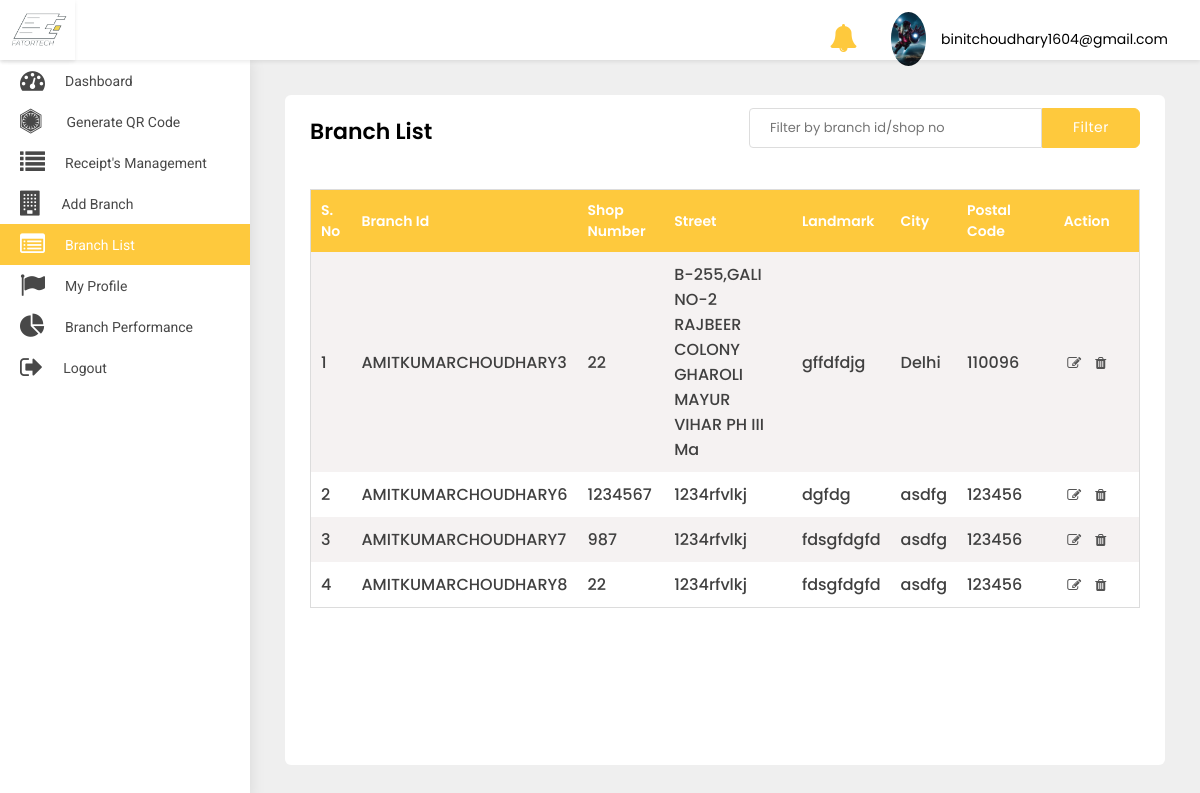
Page /merchant/branch-list/ (signed in) on the committed database.
### src/models.py (models this page shows, shortened)
class User(AbstractBaseUser, PermissionsMixin):
    first_name = models.CharField(default='first name', max_length=100)
    last_name = models.CharField(default='', max_length=100, null=True, blank=True)
    email = models.CharField(default='', max_length=255, unique=True)
    country_code = models.CharField(default='+91', max_length=10)
    phone_number = models.CharField(default='', max_length=18)
    profile_pic = models.ImageField(default='default_profile.png', null=True, blank=True)
    device_token = models.CharField(default='', max_length=500, null=True, blank=True)
    password = models.CharField(default='', max_length=100)
    confirm_password = models.CharField(default='', max_length=100)
    is_merchant = models.BooleanField(default=False)
    is_subadmin = models.BooleanField(default=False)
    created_at = models.DateTimeField(auto_now_add=True)
    is_active = models.BooleanField(default=True)
    is_staff = models.BooleanField(default=False)
    can_manage_merchant = models.BooleanField(default=False)
    can_manage_category = models.BooleanField(default=False)
    can_manage_branch = models.BooleanField(default=False)
    can_manage_receipts = models.BooleanField(default=False)
    can_manage_dashboard = models.BooleanField(default=False)
    objects = UserManager()
    USERNAME_FIELD = 'email'
    class Meta:
        ordering = ('-created_at',)

class Branch(models.Model):
    merchant_name = models.ForeignKey(Merchant, on_delete=models.CASCADE)
    shop_no = models.CharField(default='', max_length=2000)
    street = models.CharField(default='', max_length=2000)
    landmark = models.CharField(default='', max_length=2000)
    city = models.CharField(default='', max_length=2000)
    postal_code = models.CharField(default='', max_length=2000)
    code = models.CharField(default='', max_length=100)

### merchant/views.py (the view)
# urls.py: path('branch-list/', BranchList.as_view(), name='branch-list'),
class BranchList(LoginRequiredMixin, ListView):
    login_url = 'merchant:login'
    model = Branch
    template_name = 'merchant_branch_list.html'
    def get(self, request, *args, **kwargs):
        user = self.request.user
        qs = self.request.GET.get('qs')
        merchant_obj = Merchant.objects.get(email=user.email)
        branches = Branch.objects.filter(merchant_name=merchant_obj)
        if qs:
            search = Branch.objects.filter(merchant_name=merchant_obj).filter(Q(code__icontains=qs) | Q(shop_no__icontains=qs))
            search_count = len(search)
            if search:
                messages.info(self.request, str(search_count) + ' matches found')
                return render(self.request, 'merchant_branch_list.html', {'object_list': search})
            else:
                messages.info(self.request, 'No results found')
                return render(self.request, 'merchant_branch_list.html', {'object_list': search})
        else:
            return render(self.request, 'merchant_branch_list.html', {'object_list': branches})

### merchant/templates/merchant_branch_list.html (shortened to what this page needs)
{% extends 'base-merchant.html' %}
{% block body %}
<div class="WrapperArea">
    <div class="WrapperBox">
        <div class="Small-Wrapper">
            <div class="SearchBox">
                <form action="" method="get">
                    <input type="text" name="qs" placeholder="Filter by branch id/shop no">
                    <button>Filter</button>
                </form>
            </div>
            <h4 class="Title">Branch List</h4>
            <div class="TableList">
                <div class="dragscroll">
                    <table>
                        <thead>
                        <tr>
                            <th>S. No</th>
                            <th>Branch Id</th>
                            <th>Shop Number</th>
                            <th>Street</th>
                            <th>Landmark</th>
                            <th>City</th>
                            <th>Postal Code</th>
                            <th>Action</th>
                        </tr>
                        </thead>
                        <tbody>
                        {% for object in object_list %}
                        <tr>
                            <td>{{forloop.counter}}</td>
                            <td>{{object.code}}</td>
                            <td>{{object.shop_no}}</td>
                            <td>{{object.street}}</td>
                            <td>{{object.landmark}}</td>
                            <td>{{object.city}}</td>
                            <td>{{object.postal_code}}</td>
                            <td>
                                <a href="{% url 'merchant:update-branch' object.id %}"><i class="fa fa-edit"></i></a>
                                <a href="{% url 'merchant:delete-branch' object.id %}"><i class="fa fa-trash"></i></a>
                            </td>
                        </tr>
                        {% endfor %}
                        </tbody>
                    </table>
                </div>
            </div>
        </div>
    </div>
</div>
{% endblock body %}

### merchant/templates/base-merchant.html (shortened to what this page needs)
{% load static %}
<head>
    <link type="text/css" rel="stylesheet" href="{% static 'adminpanel/css/style.css' %}">
    <link rel="stylesheet" href="{% static 'adminpanel/css/media.css' %}">
</head>
<body>
<div class="Header">
    <div class="Logo">
        <img src="{% static 'adminpanel/images/logo.jpg' %}">
    </div>
    <div class="Navigation">
        <div class="header-notifications">
            <a href="{% url 'merchant:notification' %}">
                <i class="fa fa-bell fa-2x" aria-hidden="true"></i>
            </a>
        </div>
        <div class="Avater">
            <a href="javascript:void(0);">
                <figure><img src="{{user.profile_pic.url}}"></figure>
                {{user}} </a>
        </div>
    </div>
</div>
<div class="SidenavBar">
    <ul>
        <li class="nav-item nav-link {% if request.resolver_match.view_name  == 'merchant:dashboard' %}active{% endif %}">
            <a href="{% url 'merchant:dashboard'  %}">
                <span><i class="fa fa-tachometer"></i></span> Dashboard
            </a>
        </li>
        <li class="nav-item nav-link {% if request.resolver_match.view_name  == 'merchant:create-order' %}active{% endif %}">
            <a href="{% url 'merchant:create-order'  %}">
                <span><i class="fa fa-first-order"></i></span>Generate QR Code
            </a>
        </li>
        <li class="nav-item nav-link {% if request.resolver_match.view_name  == 'merchant:order-list' %}active{% endif %}">
            <a href="{% url 'merchant:order-list'  %}">
                <span><i class="fa fa-list"></i></span> Receipt's Management
            </a>
        </li>
        <li class="nav-item nav-link {% if request.resolver_match.view_name  == 'merchant:add-branch' %}active{% endif %}">
            <a href="{% url 'merchant:add-branch'  %}">
                <span><i class="fa fa-building"></i></span> Add Branch
            </a>
        </li>
        <li class="nav-item nav-link {% if request.resolver_match.view_name  == 'merchant:branch-list' %}active{% endif %}">
            <a href="{% url 'merchant:branch-list'  %}">
                <span><i class="fa fa fa-list-alt"></i></span>Branch List
            </a>
        </li>
        <li class="nav-item nav-link {% if request.resolver_match.view_name  == 'merchant:profile' %}active{% endif %}">
            <a href="{% url 'merchant:profile'  %}">
                <span><i class="fa fa-flag"></i></span> My Profile
            </a>
        </li>
        <li class="nav-item nav-link {% if request.resolver_match.view_name  == 'merchant:branch-performance' %}active{% endif %}">
            <a href="{% url 'merchant:branch-performance'  %}">
                <span><i class="fa fa-pie-chart"></i></span> Branch Performance
            </a>
        </li>
        <li class="nav-item nav-link {% if request.resolver_match.view_name  == 'logout' %}active{% endif %}">
            <a href="{% url 'merchant:logout' %}">
                <span><i class="fa fa-sign-out"></i></span>
                <p>Logout</p>
            </a>
        </li>
    </ul>
</div>
{% block body %}
{% endblock body %}
</body>
</html>

### static/adminpanel/css/style.css (style rules this page uses)
body { margin: 0; padding: 0; font-family: 'Poppins', sans-serif !important; font-size: 13px; color: #3a3a3a; font-weight: 400; }
* { margin: 0px; padding: 0px; }
header, footer, aside, article, section, detail, nav, figure { position: relative; }
h1, h2, h3, h4, h5, h6, p { margin: 0; padding: 0; }
ul, li, ol { list-style-type: none; margin: 0; padding: 0; }
a { text-decoration: none; outline: none; }
img { border: 0; outline: none; max-width: 100%; }
input[type="text"], input[type="password"], select, textarea, input[type="button"] { max-width: 100%; }
table { width: 100%; }
p { margin: 0; padding: 0; }
.Header { box-shadow: 0 2px 4px rgba(0, 0, 0, .08); -webkit-box-shadow: 0 2px 4px rgba(0, 0, 0, .08); position: fixed; width: 100%; left: 0; top: 0; background-color: #fff; z-index: 99 }
.Header .Logo { width: 75px; text-align: center; padding: 5px 0; float: left; height: 60px; box-shadow: 0 2px 4px rgba(0, 0, 0, .08); }
.Header .Logo img { height: 100%; width: 100%; object-fit: cover; }
.Header .Navigation { transition: all 0.2s ease; margin-left: 235px; padding: 7px 3.2rem; width: calc(100% - 235px); text-align: right; height: 60px }
.Header .Navigation .Avater { margin: 5px 0 5px 30px; position: relative; display: inline-block }
.Header .Navigation .Avater a { display: flex; align-items: center; font-size: 14px; color: #000 }
.Header .Navigation .Avater a figure { width: 35px; border-radius: 50%; margin: 0 15px 0 0; overflow: hidden }
.Header .Navigation .header-notifications { margin: 5px 0 5px 30px; position: relative; display: inline-block; top:5px; }
.Header .Navigation .header-notifications a { display: flex; align-items: center; font-size: 14px; color: #fec93d; }
.SidenavBar { height: calc(100% - 60px); position: fixed; width: 250px; top: 60px; padding: 0; overflow: auto; box-shadow: 0 0 15px rgba(0, 0, 0, .1); background-color: #fff; z-index: 2; transition: 0.2s all ease-in-out; }
.SidenavBar ul { margin: 0 }
.SidenavBar ul li { margin: 0 }
.SidenavBar ul li a { display: flex; cursor: pointer; padding: 8px 20px 8px 20px; transition: 0.2s all ease-in-out; color: #484848; font-family: "Roboto"; font-size: 14px; text-transform: capitalize; position: relative; align-items: center; overflow: hidden; white-space: nowrap; }
.SidenavBar ul li a span { font-size: 25px; margin-right: 20px; }
.SidenavBar ul li:nth-child(2) a span { margin-right: 25px; }
.SidenavBar ul li.active a, .SidenavBar ul li a:hover { background-color: #fec93d; color: #fff; }
.WrapperArea { margin-left: 250px; flex: 1 1 auto; display: flex; flex-direction: column; margin-top: 60px; transition: 0.2s all ease-in-out; background-color: #efefef; }
.WrapperArea .WrapperBox { padding: 35px; background-color: #efefef; min-height: calc(100vh - 60px) }
.Small-Wrapper { background-color: #fff; padding: 25px; border-radius: 6px; height: 100%; min-height: calc(100vh - 130px); }
h4.Title { margin: 0 0 15px; font-weight: 600; color: #000; text-transform: capitalize; font-size: 22px; display:inline-block; }
.SearchBox { margin: -12px 0 0 0; float: right; display: flex }
.SearchBox form { margin: 0; display: -webkit-box; display: flex }
.SearchBox form input, .SearchBox form select { margin: 0 0 0; border: 1px solid #ddd; box-shadow: none; border-radius: 0; outline: 0; padding: 0 20px; height: 40px; border-top-left-radius: 4px; border-bottom-left-radius: 4px; }
.SearchBox form button { padding: 7px 30px 9px; display: inline-block; background-color: #fec93d; margin: 0; color: #fff; -webkit-transition: 0.5s all ease-in-out; transition: 0.5s all ease-in-out; font-size: 14px; letter-spacing: .5px; border: 1px solid #fec93d; outline: 0; border-top-right-radius: 6px; border-bottom-right-radius: 6px; }
.TableList table { border: 1px solid #dcdcdc }
.TableList table tr:nth-child(odd) { background-color: #f5f2f2 }
.TableList table tr th, .TableList table tr td { padding: 10px 10px }
.TableList table tr th { background-color: #fec93d; font-weight: 600; text-transform: capitalize; color: #fff; font-size: 14px; background-image: url(../images/sorting.png); background-repeat: no-repeat; background-position: 96% 50% }
.TableList table tr td { font-weight: 500; color: #404040 }
.TableList table tr th:last-child, .TableList table tr td:last-child { text-align: center; min-width: 105px }
.TableList table tr td:last-child a { color: #545454; margin: 0 5px; font-size: 14px; display: inline-block }
.dragscroll { overflow: auto; }
.TableList { margin-top:30px; }

### rows in the picture
User: profile_pic (placeholder picture), email "binitchoudhary1604@gmail.com"
Branch: code "AMITKUMARCHOUDHARY3", shop_no "22", street "B-255,GALI NO-2 RAJBEER COLONY GHAROLI MAYUR VIHAR PH III Ma", landmark "gffdfdjg", city "Delhi", postal_code "110096"
Branch: code "AMITKUMARCHOUDHARY6", shop_no "1234567", street "1234rfvlkj", landmark "dgfdg", city "asdfg", postal_code "123456"
Branch: code "AMITKUMARCHOUDHARY7", shop_no "987", street "1234rfvlkj", landmark "fdsgfdgfd", city "asdfg", postal_code "123456"
Branch: code "AMITKUMARCHOUDHARY8", shop_no "22", street "1234rfvlkj", landmark "fdsgfdgfd", city "asdfg", postal_code "123456"
